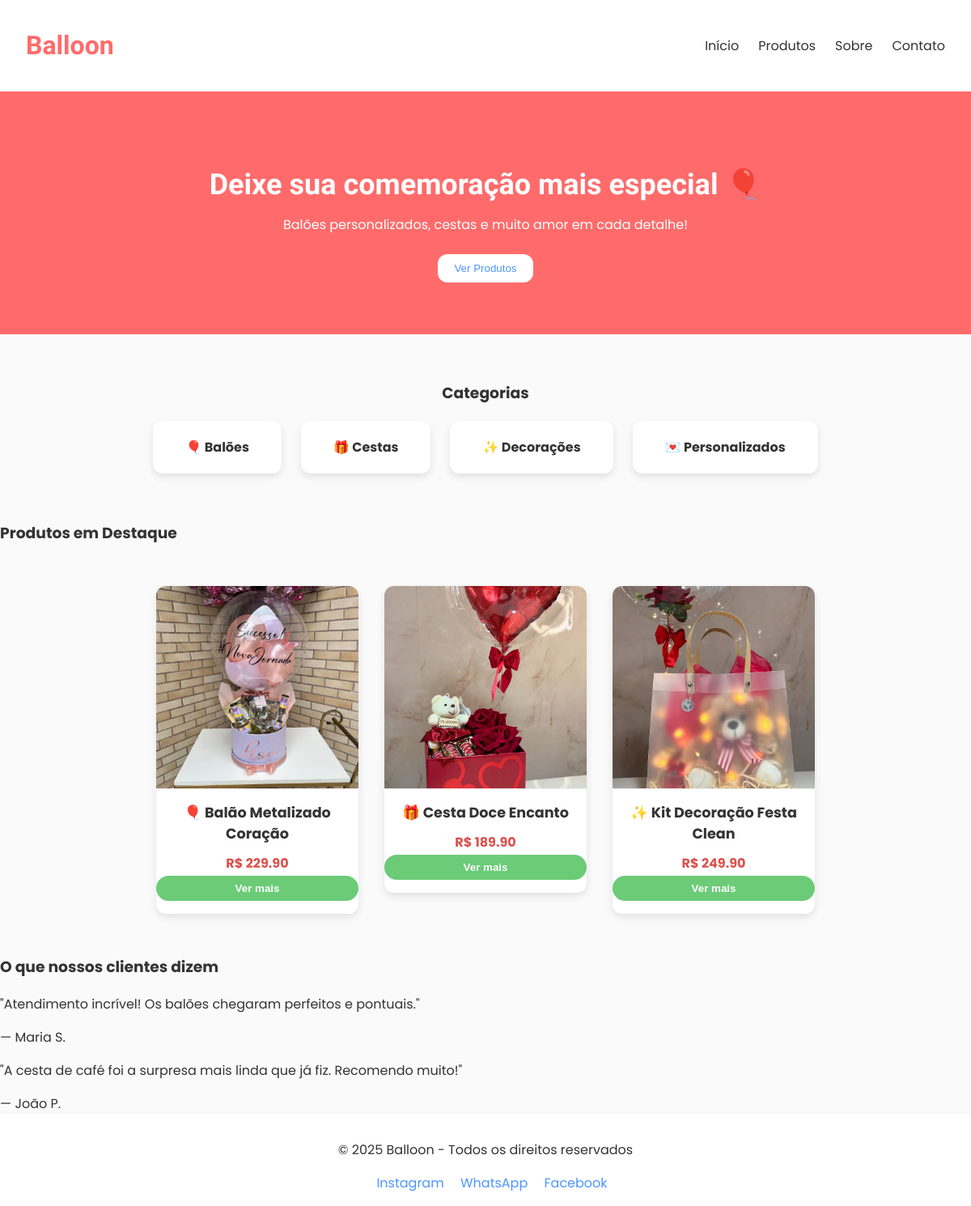
The page / on the database its author committed.
### presente/models.py (models this page shows, shortened)
class Categoria(models.Model):
    nome = models.CharField(max_length=100, unique=True)
    slug = models.SlugField(max_length=100, unique=True, blank=True)
    class Meta:
        verbose_name = 'Categoria'
        verbose_name_plural = 'Categorias'

class Produto(models.Model):
    nome = models.CharField(max_length=50)
    descricao = models.TextField()
    preco = models.DecimalField( max_digits=8, decimal_places=2)
    imagem = models.ImageField(upload_to='produtos/')
    categoria = models.ForeignKey(Categoria, on_delete=models.CASCADE)

### presente/views.py (the view)
# urls.py: 2. Add a URL to urlpatterns:  path('', views.home, name='home')
def home(request):
    produtos = Produto.objects.all()[:3]
    categorias = Categoria.objects.all()
    return render(request, 'presente/pages/home.html', {
        'produtos': produtos,
        'categorias' : categorias
    })

### presente/templates/presente/pages/home.html (shortened to what this page needs)
{% extends "global/base.html" %}
{% block conteudo_pagina %}
    <section class="banner">
        {% include "presente/partials/banner.html" %}
    </section>
    <section class="categorias" id="categorias">
        {% include "presente/partials/categorias.html" %}
    </section>
    <section>
    <h3>Produtos em Destaque</h3>
    <div class="container-produtos">
        {% for produto in produtos %}
            <a href="{% url 'presente:detalhe_produto' produto.id %}">
            {% include "presente/partials/produtos.html" with produto=produto %}
        {% endfor %}
    </div>
    </section>
    <section class="depoimentos">
        {% include "presente/partials/depoimentos.html" %}
    </section>
{% endblock conteudo_pagina %}

### presente/templates/global/base.html
{% load static %}
<!DOCTYPE html>
<html lang="pt-br">
<head>
    {% include "presente/partials/head.html" %}
</head>
<body>
    <header class="container-header">
        {% include "presente/partials/header.html" %}
    </header>
    <main>
        {% block conteudo_pagina %}
        {% endblock conteudo_pagina %}
    </main>
    <footer>
        {% include "presente/partials/footer.html" %}
    </footer>
</body>
</html>

### presente/templates/presente/partials/head.html (shortened to what this page needs)
{% load static %}
<link rel="stylesheet" href="{% static 'presente/css/style.css' %}">

### presente/templates/presente/partials/header.html
<h1 class="title-balloon">Balloon</h1>
        <nav>
            <ul>
                <li><a href="{% url 'presente:home' %}">Início</a></li>
                <li><a href="{% url 'presente:lista' %}">Produtos</a></li>
                <li><a href="#sobre">Sobre</a></li>
                <li><a href="#contato">Contato</a></li>
            </ul>
        </nav>

### presente/templates/presente/partials/banner.html
<h2>Deixe sua comemoração mais especial 🎈</h2>
    <p>Balões personalizados, cestas e muito amor em cada detalhe!</p>
    <button>
        <a href="{% url "presente:lista" %}">Ver Produtos</a>
    </button>

### presente/templates/presente/partials/categorias.html
<h3>Categorias</h3>
    <div class="container-categorias">
        {% for cat in categorias %}
            <a href="{% url 'presente:categoria' cat.slug %}">
                <div class="card-categoria">{{ cat.nome }}</div>
            </a>
    {% endfor %}
    </div>

### presente/templates/presente/partials/produtos.html
{% load static %}
<section>
    <div class="card-produto">
        <img src="{{ produto.imagem.url }}" alt="produto.nome">
        <h4>{{ produto.nome }}</h4>
        <p>R$ {{ produto.preco }}</p>
        <button class="botao">Ver mais</button>
    </div>
</section>

### presente/templates/presente/partials/depoimentos.html
<h3>O que nossos clientes dizem</h3>
<div class="container-depoimentos">
    <div class="card-depoimento">
        <p>"Atendimento incrível! Os balões chegaram perfeitos e pontuais."</p>
        <span>— Maria S.</span>
    </div>
    <div class="card-depoimento">
        <p>"A cesta de café foi a surpresa mais linda que já fiz. Recomendo muito!"</p>
        <span>— João P.</span>
    </div>
</div>

### presente/templates/presente/partials/footer.html
<p>&copy; 2025 Balloon - Todos os direitos reservados</p>
    <div class="redes">
        <a href="#">Instagram</a>
        <a href="#">WhatsApp</a>
        <a href="#">Facebook</a>
    </div>

### presente/static/presente/css/style.css (style rules this page uses)
:root { --cor-primaria: #4D96FF; --cor-secundaria: #6BCB77; --cor-terciaria: #FFD93D; --cor-fundo: #FAFAFA; --cor-texto: #333; --cor-contraste: #FF6B6B; --fonte-titulo: 'Baloo 2', cursive; --fonte-texto: 'Poppins', sans-serif; --borda: 12px; --sombra: 0 4px 10px rgba(0,0,0,0.1); }
body { margin: 0; font-family: var(--fonte-texto); background-color: var(--cor-fundo); color: var(--cor-texto); }
a { text-decoration: none; color: inherit; }
.container-header { display: flex; justify-content: space-between; align-items: center; padding: 16px 32px; background-color: white; box-shadow: var(--sombra); }
.title-balloon { font-family: var(--fonte-titulo); color: var(--cor-contraste); font-size: 32px; }
nav ul { list-style: none; display: flex; gap: 24px; margin: 0; padding: 0; }
nav ul li a { color: var(--cor-texto); transition: color 0.3s; }
.banner { background-color: var(--cor-contraste); color: white; text-align: center; padding: 64px 16px; }
.banner h2 { font-family: var(--fonte-titulo); font-size: 36px; margin-bottom: 8px; }
.banner p { margin-bottom: 24px; }
.banner button { background-color: white; color: var(--cor-primaria); border: none; padding: 10px 20px; border-radius: var(--borda); cursor: pointer; }
.categorias { padding: 40px 16px; text-align: center; }
.container-categorias { display: flex; justify-content: center; gap: 24px; flex-wrap: wrap; margin-top: 20px; }
.card-categoria { background-color: white; padding: 20px 40px; border-radius: var(--borda); box-shadow: var(--sombra); cursor: pointer; transition: transform 0.3s; font-weight: bold; font-size: 1rem; }
.container-produtos { display: flex; justify-content: center; flex-wrap: wrap; gap: 2rem; padding: 2rem 0; }
.card-produto { width: 250px; border-radius: var(--borda); box-shadow: var(--sombra); background-color: #fff; overflow: hidden; transition: transform 0.3s ease; text-align: center; padding-bottom: 1rem; display: flex; flex-direction: column; justify-content: space-between; }
.card-produto img { width: 100%; aspect-ratio: 1 / 1; object-fit: cover; border-bottom: 1px solid #eee; }
.card-produto h4 { font-size: 1.1rem; margin: 1rem 0 0.5rem; color: #333; }
.card-produto p { margin: 0.2rem 0; color: #d9534f; font-weight: bold; }
.botao { padding: 0.5rem 1.2rem; background-color: var(--cor-secundaria); color: white; border: none; border-radius: 25px; font-weight: bold; cursor: pointer; transition: background-color 0.3s, transform 0.2s; }
footer { background-color: white; padding: 16px; text-align: center; box-shadow: var(--sombra); }
footer .redes a { margin: 0 8px; color: var(--cor-primaria); }

### rows shown on the page
Categoria: nome "🎈 Balões"
Categoria: nome "🎁 Cestas"
Categoria: nome "✨ Decorações"
Categoria: nome "💌 Personalizados"
Produto: imagem (picture), nome "🎈 Balão Metalizado Coração", preco "229.90"
Produto: imagem (picture), nome "🎁 Cesta Doce Encanto", preco "189.90"
Produto: imagem (picture), nome "✨ Kit Decoração Festa Clean", preco "249.90"
